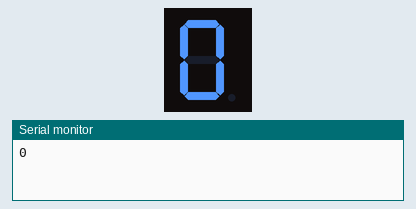
The sketch below on a simulated Arduino Mega 2560, built with avr-gcc and run on an emulated ATmega2560. Shown: 1-digit seven-segment display, the last lines printed to the serial monitor. Wiring (inferred from the names in the program): 1-digit 7-segment display, segments lit when LOW: segments pin 23, pin 22, pin 21, pin 19, pin 18, pin 5, pin 4, pin 2. The segment pins are drawn as the display they are named for.

Above: at 0.1 s.
At 10.1 s:
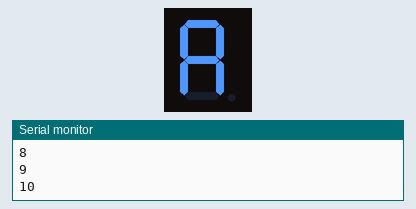
At 12.1 s:
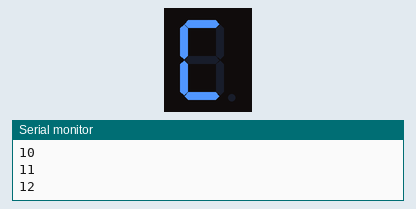
At 13.1 s:
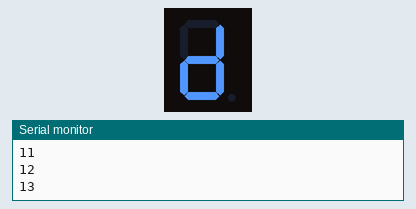
At 14.1 s:
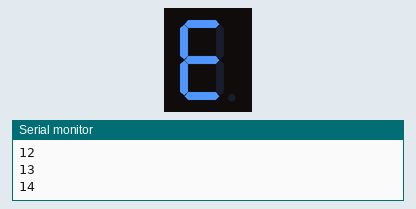
At 15.1 s:
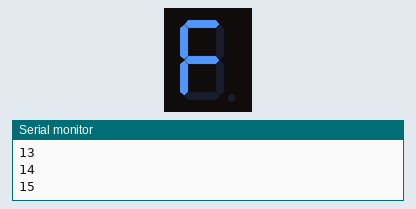

Measured:
- by itself, everything shown: repeats every 16.0 s, in 16 steps
- what the display in image 1 shows lasts 1.0 s, from 10.0 s to 11.0 s

The sketch:

3A_0-F.ino
```cpp
#define minData 0
#define maxData 15
int SegmentPort[] = {2, 4, 5, 18, 19, 21, 22, 23}; // tgfe dcba
int SegmentTable[] = {0x3F, 0x06, 0x5B, 0x4F, 0x66,
  0x6D, 0x7D, 0x07, 0x7F, 0x6F,
  0x77, 0x7C, 0x39, 0x5E, 0x79, 0x71
}; // tgfe dcba
int nCounter = 0;
void Display_1Digit_7Segment(int iData) {
int SegDecode = ~SegmentTable[iData]; // CK 7-Segment – GND

// int SegDecode = ~SegmentTable[iData]; // CA-Segment – Vcc

for (int i = 0; i < 8; i++) {
digitalWrite(SegmentPort[7-i], SegDecode & 1);
SegDecode = SegDecode >> 1;
}
}
void setup() {
for (int i = 0; i < 8; i++)
pinMode(SegmentPort[i], OUTPUT);
Serial.begin(115200);
}
void loop() {
Display_1Digit_7Segment(nCounter);
Serial.println(nCounter);
nCounter++;
nCounter = nCounter < minData ? maxData : nCounter;
nCounter = nCounter > maxData ? minData : nCounter;
delay(1000);
}
```
